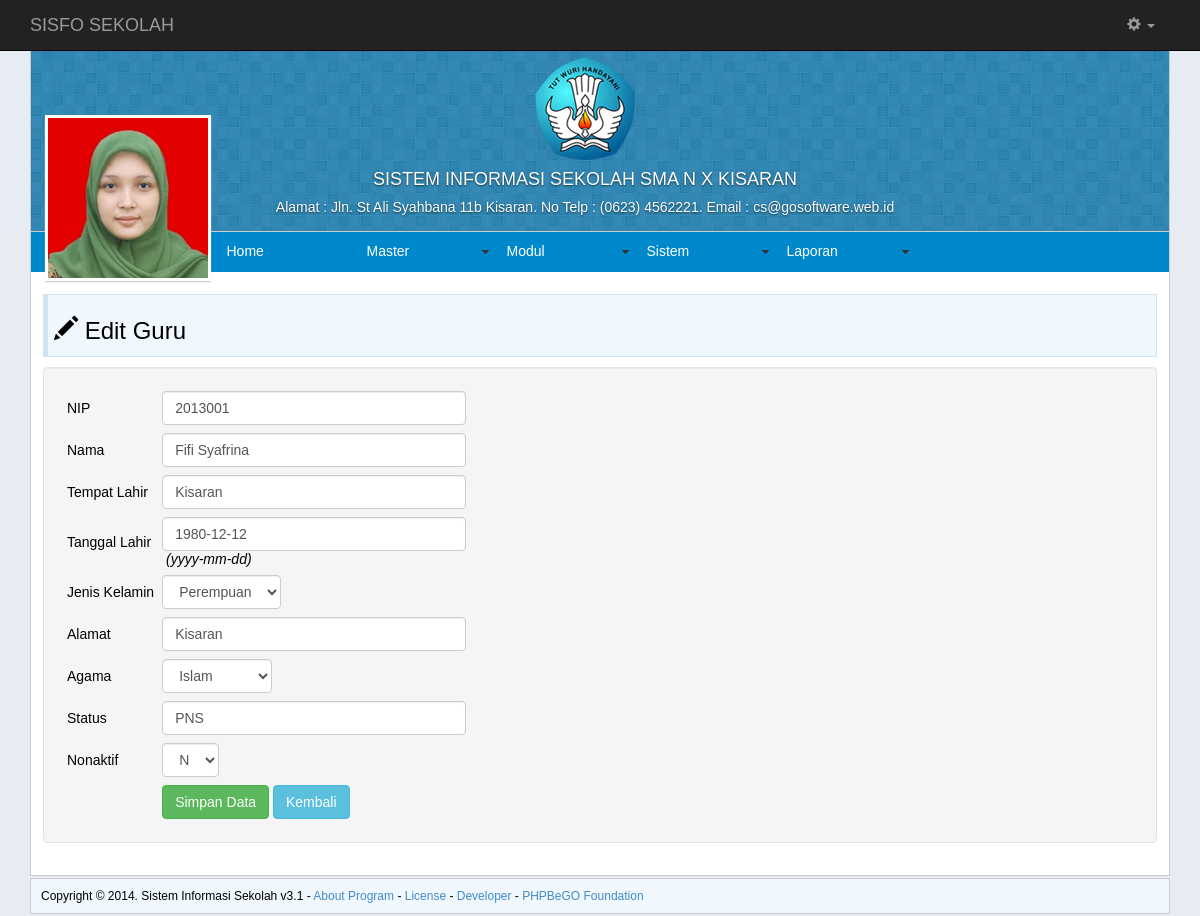
/index.php?page=edit_guru&g_id=1 (signed in), run on the app's committed database.
### tables this page shows
CREATE TABLE IF NOT EXISTS `photo` (
`p_id` int(11) NOT NULL,
  `p_uname` varchar(100) NOT NULL,
  `p_image_small` varchar(100) NOT NULL,
  `p_image_middle` varchar(100) NOT NULL,
  `p_image_default` varchar(100) NOT NULL,
  `p_tgl` timestamp NOT NULL DEFAULT CURRENT_TIMESTAMP,
  `p_profil` enum('Y','N') NOT NULL DEFAULT 'N'
);

CREATE TABLE IF NOT EXISTS `guru` (
`g_id` int(6) NOT NULL,
  `g_nip` varchar(50) NOT NULL,
  `u_uname` varchar(50) NOT NULL,
  `u_pass` varchar(100) DEFAULT NULL,
  `level` char(4) NOT NULL DEFAULT 'guru',
  `u_nama` varchar(100) NOT NULL,
  `u_email` varchar(50) NOT NULL,
  `g_tmp_lhr` varchar(100) DEFAULT NULL,
  `g_tgl_lhr` date DEFAULT NULL,
  `g_jk` varchar(25) DEFAULT NULL,
  `g_alamat` varchar(100) DEFAULT NULL,
  `g_agama` varchar(15) DEFAULT NULL,
  `g_status` varchar(50) DEFAULT NULL,
  `nonaktif` enum('Y','N') DEFAULT NULL
);

### Inc/fungsi.php (called while the page is built, shortened)
<?php
if (!function_exists("GetSQLValueString")) {
function GetSQLValueString($theValue, $theType, $theDefinedValue = "", $theNotDefinedValue = "")
{
  $theValue = get_magic_quotes_gpc() ? stripslashes($theValue) : $theValue;
  $theValue = function_exists("mysql_real_escape_string") ? mysql_real_escape_string($theValue) : mysql_escape_string($theValue);
  switch ($theType) {
    case "long":
    case "int":
      $theValue = ($theValue != "") ? intval($theValue) : "NULL";
      break;
  }
  return $theValue;
}
}

### edit_guru.php (the view, shortened to what this page needs)
<?php
$editFormAction = $_SERVER['PHP_SELF'];
if (isset($_SERVER['QUERY_STRING'])) {
  $editFormAction .= "?" . htmlentities($_SERVER['QUERY_STRING']);
}
$colname_rec_edit_guru = "-1";
if (isset($_GET['g_id'])) {
  $colname_rec_edit_guru = $_GET['g_id'];
}
$query_rec_edit_guru = sprintf("SELECT * FROM guru WHERE g_id = %s", GetSQLValueString($colname_rec_edit_guru, "int"));
$rec_edit_guru = mysql_query($query_rec_edit_guru, $koneksi) or die(mysql_error());
$row_rec_edit_guru = mysql_fetch_assoc($rec_edit_guru);
?>
<div class="judul">
<h3><span class="glyphicon glyphicon-pencil"></span> Edit Guru</h3>
</div>
<form class="well" action="<?php echo $editFormAction; ?>" method="post" name="form1" id="form1">
  <table class="table-form">
    <tr>
      <td>NIP</td>
      <td><span id="sprytextfield1">
              <input class="form-control" type="text" name="g_nip" value="<?php echo htmlentities($row_rec_edit_guru['g_nip'], ENT_COMPAT, 'utf-8'); ?>" size="32" placeholder="NIP"/>
      <span class="textfieldRequiredMsg">A value is required.</span></span></td>
    </tr>
    <tr>
      <td>Nama</td>
      <td><span id="sprytextfield2">
              <input class="form-control" type="text" name="u_nama" value="<?php echo htmlentities($row_rec_edit_guru['u_nama'], ENT_COMPAT, 'utf-8'); ?>" size="32" placeholder="Nama"/>
      <span class="textfieldRequiredMsg">A value is required.</span></span></td>
    </tr>
    <tr>
      <td>Tempat Lahir</td>
      <td><input class="form-control" type="text" name="g_tmp_lhr" value="<?php echo htmlentities($row_rec_edit_guru['g_tmp_lhr'], ENT_COMPAT, 'utf-8'); ?>" size="32" placeholder="Tempat Lahir"/></td>
    </tr>
    <tr>
      <td>Tanggal Lahir</td>
      <td><span id="sprytextfield3">
              <input class="form-control" type="text" name="g_tgl_lhr" value="<?php echo htmlentities($row_rec_edit_guru['g_tgl_lhr'], ENT_COMPAT, 'utf-8'); ?>" size="32" placeholder="Tanggal Lahir"/>
      &nbsp;<em>(yyyy-mm-dd)</em> <span class="textfieldRequiredMsg">A value is required.</span><span class="textfieldInvalidFormatMsg">Invalid format.</span></span></td>
    </tr>
    <tr>
      <td>Jenis Kelamin</td>
      <td><select class="form-control" name="g_jk" id="g_jk">
        <option value="Perempuan" <?php if (!(strcmp("Perempuan", $row_rec_edit_guru['g_jk']))) {echo "selected=\"selected\"";} ?>>Perempuan</option>
      </select></td>
    </tr>
    <tr>
      <td>Alamat</td>
      <td><input class="form-control" type="text" name="g_alamat" value="<?php echo htmlentities($row_rec_edit_guru['g_alamat'], ENT_COMPAT, 'utf-8'); ?>" size="32" placeholder="Alamat"/></td>
    </tr>
    <tr>
      <td>Agama</td>
      <td><select class="form-control" name="g_agama" id="g_agama">
        <option value="Islam" selected="selected" <?php if (!(strcmp("Islam", $row_rec_edit_guru['g_agama']))) {echo "selected=\"selected\"";} ?>>Islam</option>
      </select>
      </td>
    </tr>
    <tr>
      <td>Status</td>
      <td><input class="form-control" type="text" name="g_status" value="<?php echo htmlentities($row_rec_edit_guru['g_status'], ENT_COMPAT, 'utf-8'); ?>" size="32" placeholder="Status"/></td>
    </tr>
    <tr>
      <td>Nonaktif</td>
      <td><select class="form-control" name="nonaktif" id="nonaktif">
        <option value="N" <?php if (!(strcmp("N", $row_rec_edit_guru['nonaktif']))) {echo "selected=\"selected\"";} ?>>N</option>
      </select>
      </td>
    </tr>
    <tr>
      <td>&nbsp;</td>
      <td><input class="btn btn-success" type="submit" value="Simpan Data" />
      <input class="btn btn-info" type="button" name="button" id="button" value="Kembali"  onClick="location='index.php?page=tampil_guru'" /></td>
    </tr>
  </table>
</form>

### index.php (shortened to what this page needs)
<?php
require ("Inc/fungsi.php");
$showAvatar = mysql_query("SELECT * FROM photo WHERE p_uname='".$_SESSION['MM_Username']."' ORDER BY p_id DESC") or die(mysql_error());
$detailAvatar = mysql_fetch_assoc($showAvatar);
if (mysql_num_rows($showAvatar) == 0) {
    $createAvatar = "Photo/no-photo.jpg";
}
else {
    $middleAvatar = $detailAvatar['p_image_middle'];
    $createAvatar = "Photo/100/".$middleAvatar;
    }
?>
<!DOCTYPE>
<html lang="en">
    <head>
        <link href="Asset/css/style.css" rel="stylesheet" type="text/css" />
        <link href="Asset/css/bootstrap.css" rel="stylesheet" type="text/css" />
        <link href="SpryAssets/SpryMenuBarHorizontal.css" rel="stylesheet" type="text/css" />
        <link href="SpryAssets/SpryValidationTextField.css" rel="stylesheet" type="text/css" />
    </head>
    <body>
        <div class="navbar navbar-inverse navbar-fixed-top" role="navigation">
            <div class="container">
                <div class="navbar-header">
                    <a class="navbar-brand" href="index.php">SISFO SEKOLAH</a>
                </div>
                <div class="navbar-collapse collapse">
                    <ul class="nav navbar-nav navbar-right">
                        <li><a href="?page=tampil_ugeneral"><strong><?php echo $_SESSION['nama']; ?></strong></a></li>
                        <li class="dropdown">
                            <a href="#" class="dropdown-toggle" data-toggle="dropdown"><span class="glyphicon glyphicon-cog"></span> <b class="caret"></b></a>
                        </li>
                    </ul>
                </div>
            </div>
        </div>
        <div class="space"></div>
        <div class="container">
            <div class="main-layout">
                <div class="main-header">
                    <div class="title-layout">
                        <img src="Asset/images/logo.png" />
                        <h4>SISTEM INFORMASI SEKOLAH SMA N X KISARAN</h4>
                        <h5>Alamat : Jln. St Ali Syahbana 11b Kisaran. No Telp : (0623) 4562221. Email : cs@gosoftware.web.id</h5>
                    </div>
                    <div class="cover-avatar">
                        <a href="?page=tampil_uprofil"><img src="<?php echo $createAvatar; ?>"></a>
                    </div>
                </div>
                <div class="main-menu">
                    <ul id="MenuBar1" class="MenuBarHorizontal">
                        <li><a href="index.php">Home</a></li>
                        <?php if ($_SESSION['Level'] == 'admin') { ?>
                            <li><a href="#" class="MenuBarItemSubmenu">Master</a>
                            </li>
                            <li><a class="MenuBarItemSubmenu" href="#">Modul</a>
                            </li>
                            <li><a href="#" class="MenuBarItemSubmenu">Sistem</a>
                            </li>
                            <li><a href="#" class="MenuBarItemSubmenu">Laporan</a>
                            </li>
                        <?php } else if ($_SESSION['Level'] == 'guru') { ?>
                            <li><a href="#" class="MenuBarItemSubmenu">Master</a>
                                <ul>
                                    <li><a href="index.php?page=tampil_nilai">Nilai</a></li>
                                </ul>
                            </li>
                            <li><a href="#" class="MenuBarItemSubmenu">Laporan</a>
                                <ul>
                                    <li><a href="index.php?page=lap_absensi">Absensi</a></li>
                                    <li><a href="index.php?page=lap_nilai">Nilai</a></li>
                                </ul>
                            </li>
                        <?php } ?>
                    </ul>
                </div>
                <div class="main-konten">
                    <?php
                    if (isset($_GET["page"]) && $_GET["page"] != "home") {
                        if (file_exists(htmlentities($_GET["page"]) . ".php")) {
                            include(htmlentities($_GET["page"]) . ".php");
                        } else {
                            include("404.php");
                        }
                    } else {
                        include("home.php");
                    }
                    ?>
                </div>
            </div>
            <div class="footer-layout">
                Copyright &copy; 2014. Sistem Informasi Sekolah v3.1 -
                <a href="#">About Program</a> -
                <a href="#">License</a>  -
                <a href="#">Developer</a> -
                <a href="http://phpbego.wordpress.com" target="_blank">PHPBeGO Foundation </a>
            </div>
        </div>
    </body>
</html>

### Asset/css/style.css (style rules this page uses)
body { margin: 0; background-color:#e7ebf2; font-family: 'lucida grande',tahoma,verdana,arial,sans-serif; font-size: 14px; }
.space { height: 50px; }
.title-layout { color: #ffffff; text-align: center; margin-right: 30px; text-shadow: 0 1px 2px rgba(0, 0, 0, 0.6); }
table { font-family: 'lucida grande',tahoma,verdana,arial,sans-serif; font-size: 14px; }
.table-form td { padding: 4px; }
.main-layout { background-color:#ffffff; border: 1px solid #CCC; }
.main-header { background-image: url(../../Asset/images/hero.png); background-color: #026fa6; border-bottom: 1px solid #CCC; padding: 6px; }
.main-menu { background-color: #0088cc; padding-left: 185px; }
.main-konten { padding: 12px; }
.judul { margin: 10px 0; padding: 0 6px 1px 6px; border: 1px solid #d0e3f0; border-left: 5px solid #d0e3f0; background-color: #f0f7fd; }
.cover-avatar { float: left; background: #fff; padding: 3px; position: absolute; margin-top: -110px; margin-left: 8px; box-shadow: 0px 1px 1px #CCC; width: 166px; cursor: pointer; }
.cover-avatar > a > img { width: 160px; height: 160px; }
.footer-layout { margin: 2px auto; padding: 10px; border: 1px solid #CCC; background-color: #f0f7fd; font-size: 12px; }

### SpryAssets/SpryMenuBarHorizontal.css (style rules this page uses)
ul.MenuBarHorizontal { margin: 0; padding: 0; list-style-type: none; font-size: 100%; cursor: default; width: auto; height: 40px; }
ul.MenuBarHorizontal li { margin: 0; padding: 0; list-style-type: none; font-size: 100%; position: relative; text-align: left; cursor: pointer; width: 10em; float: left; }
ul.MenuBarHorizontal a { display: block; cursor: pointer; background-color: #0088cc; padding: 0.75em 0.75em; color: #fff; text-decoration: none; height: 40px; }
ul.MenuBarHorizontal a.MenuBarItemSubmenu { background-image: url(SpryMenuBarDown.gif); background-repeat: no-repeat; background-position: 95% 50%; }

### data on the page
photo: p_image_middle (picture)
guru: g_nip "2013001", u_nama "Fifi Syafrina", g_tmp_lhr "Kisaran", g_tgl_lhr "1980-12-12", g_jk "Perempuan", g_alamat "Kisaran", g_agama "Islam", g_status "PNS", nonaktif "N"
